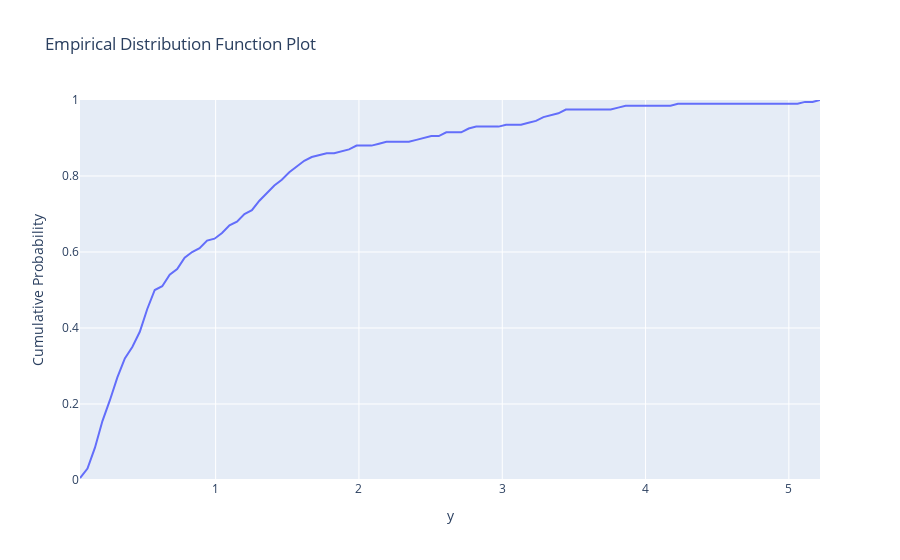
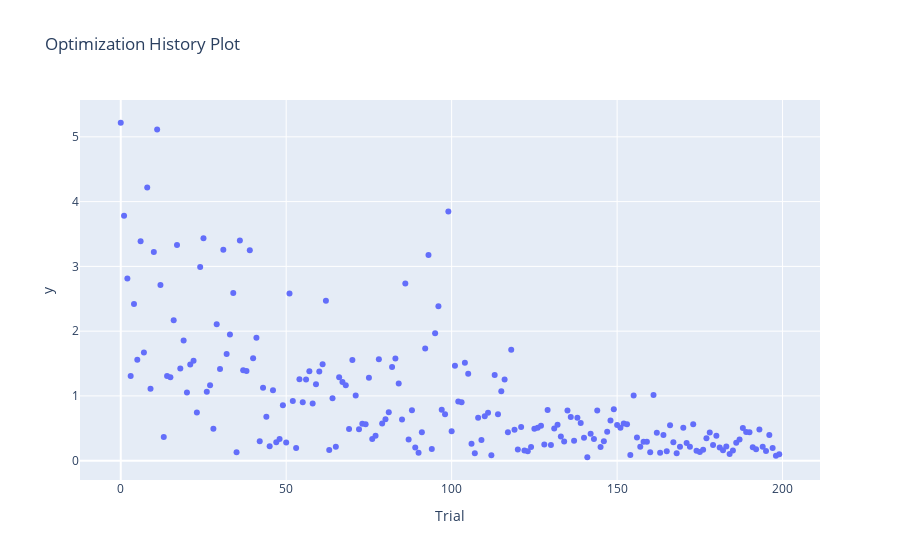
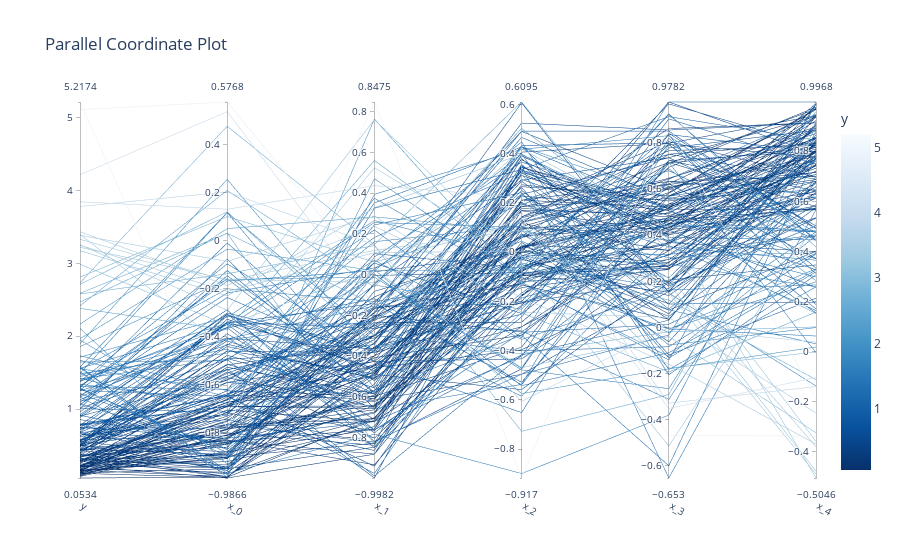
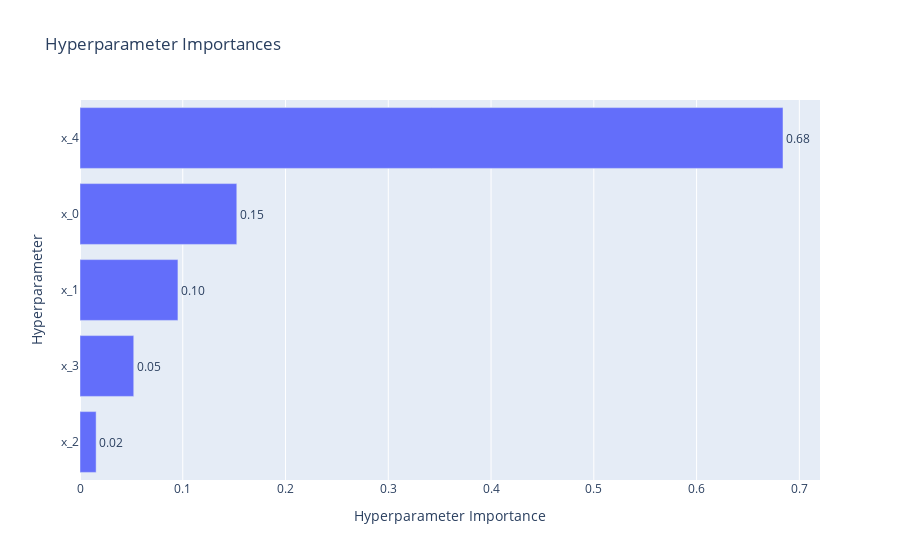

The notebook cell saved with these charts, in order:
### Markdown cell above
We further specify the parameters of our optimisation. [We will use the implementation of CMA-ES from the Optuna library to perform optimisation](https://optuna.org/).

We will run 200 optimisation trials, and treat this task as a single objective optimisation problem.

### Code cell
import optuna
optuna.logging.set_verbosity(optuna.logging.WARNING)

specification = OptimisationMethodModel(
	experiment_name="optuna_optimisation",
	parameter_spec=parameter_spec,
	observed_data=observed_df.y.values,
	method="cmaes",
	directions=["minimize"],
	output_labels=["y"],
	n_iterations=200,
    n_jobs=-1,
    verbose=False
)

calibrator = OptimisationMethod(
	calibration_func=objective, specification=specification, engine="optuna"
)
calibrator.specify().execute().analyze()

### Figure 1 — Plotly figure (JSON) as saved in the notebook; plotly's stock layout.template omitted (floating-point values rounded to 4 significant figures)
{"data": [{"mode": "lines", "name": "optuna_optimisation", "type": "scatter", "x": [0.05338, 0.1055, 0.1577, 0.2099, 0.262, 0.3142, 0.3664, 0.4185, 0.4707, 0.5228, 0.575, 0.6272, 0.6793, 0.7315, 0.7836, 0.8358, 0.888, 0.9401, 0.9923, 1.044, 1.097, 1.149, 1.201, 1.253, 1.305, 1.357, 1.41, 1.462, 1.514, 1.566, 1.618, 1.67, 1.723, 1.775, 1.827, 1.879, 1.931, 1.983, 2.036, 2.088, 2.14, 2.192, 2.244, 2.296, 2.348, 2.401, 2.453, 2.505, 2.557, 2.609, 2.661, 2.714, 2.766, 2.818, 2.87, 2.922, 2.974, 3.027, 3.079, 3.131, 3.183, 3.235, 3.287, 3.34, 3.392, 3.444, 3.496, 3.548, 3.6, 3.653, 3.705, 3.757, 3.809, 3.861, 3.913, 3.966, 4.018, 4.07, 4.122, 4.174, 4.226, 4.278, 4.331, 4.383, 4.435, 4.487, 4.539, 4.591, 4.644, 4.696, 4.748, 4.8, 4.852, 4.904, 4.957, 5.009, 5.061, 5.113, 5.165, 5.217], "y": [0.005, 0.03, 0.085, 0.155, 0.21, 0.27, 0.32, 0.35, 0.39, 0.45, 0.5, 0.51, 0.54, 0.555, 0.585, 0.6, 0.61, 0.63, 0.635, 0.65, 0.67, 0.68, 0.7, 0.71, 0.735, 0.755, 0.775, 0.79, 0.81, 0.825, 0.84, 0.85, 0.855, 0.86, 0.86, 0.865, 0.87, 0.88, 0.88, 0.88, 0.885, 0.89, 0.89, 0.89, 0.89, 0.895, 0.9, 0.905, 0.905, 0.915, 0.915, 0.915, 0.925, 0.93, 0.93, 0.93, 0.93, 0.935, 0.935, 0.935, 0.94, 0.945, 0.955, 0.96, 0.965, 0.975, 0.975, 0.975, 0.975, 0.975, 0.975, 0.975, 0.98, 0.985, 0.985, 0.985, 0.985, 0.985, 0.985, 0.985, 0.99, 0.99, 0.99, 0.99, 0.99, 0.99, 0.99, 0.99, 0.99, 0.99, 0.99, 0.99, 0.99, 0.99, 0.99, 0.99, 0.99, 0.995, 0.995, 1]}], "layout": {"title": {"text": "Empirical Distribution Function Plot"}, "xaxis": {"title": {"text": "y"}}, "yaxis": {"range": [0, 1], "title": {"text": "Cumulative Probability"}}}}

### Figure 2 — Plotly figure (JSON) as saved in the notebook; plotly's stock layout.template omitted (floating-point values rounded to 4 significant figures; data arrays with more than 128 entries replaced by an {"elided": "..."} marker saying what was removed)
{"data": [{"mode": "markers", "name": "y", "type": "scatter", "x": {"elided": "200 int values"}, "y": {"elided": "200 float values"}}, {"marker": {"color": "#cccccc"}, "mode": "markers", "name": "Infeasible Trial", "showlegend": false, "type": "scatter", "x": [], "y": []}], "layout": {"title": {"text": "Optimization History Plot"}, "xaxis": {"title": {"text": "Trial"}}, "yaxis": {"title": {"text": "y"}}}}

### Figure 3 — Plotly figure (JSON) as saved in the notebook; plotly's stock layout.template omitted (floating-point values rounded to 4 significant figures; data arrays with more than 128 entries replaced by an {"elided": "..."} marker saying what was removed)
{"data": [{"dimensions": [{"label": "y", "range": [0.05338, 5.217], "values": {"elided": "200 float values"}}, {"label": "x_0", "range": [-0.9866, 0.5768], "values": {"elided": "200 float values"}}, {"label": "x_1", "range": [-0.9982, 0.8475], "values": {"elided": "200 float values"}}, {"label": "x_2", "range": [-0.917, 0.6095], "values": {"elided": "200 float values"}}, {"label": "x_3", "range": [-0.653, 0.9782], "values": {"elided": "200 float values"}}, {"label": "x_4", "range": [-0.5046, 0.9968], "values": {"elided": "200 float values"}}], "labelangle": 30, "labelside": "bottom", "line": {"color": {"elided": "200 float values"}, "colorbar": {"title": {"text": "y"}}, "colorscale": [[0, "rgb(247,251,255)"], [0.125, "rgb(222,235,247)"], [0.25, "rgb(198,219,239)"], [0.375, "rgb(158,202,225)"], [0.5, "rgb(107,174,214)"], [0.625, "rgb(66,146,198)"], [0.75, "rgb(33,113,181)"], [0.875, "rgb(8,81,156)"], [1, "rgb(8,48,107)"]], "reversescale": true, "showscale": true}, "type": "parcoords"}], "layout": {"title": {"text": "Parallel Coordinate Plot"}}}

### Figure 4 — Plotly figure (JSON) as saved in the notebook; plotly's stock layout.template omitted (floating-point values rounded to 4 significant figures)
{"data": [{"cliponaxis": false, "hovertemplate": ["x_2 (FloatDistribution): 0.015696640236837006<extra></extra>", "x_3 (FloatDistribution): 0.05230862001923223<extra></extra>", "x_1 (FloatDistribution): 0.09530785840186266<extra></extra>", "x_0 (FloatDistribution): 0.15258671134965027<extra></extra>", "x_4 (FloatDistribution): 0.6841001699924177<extra></extra>"], "name": "y", "orientation": "h", "text": ["0.02", "0.05", "0.10", "0.15", "0.68"], "textposition": "outside", "type": "bar", "x": [0.0157, 0.05231, 0.09531, 0.1526, 0.6841], "y": ["x_2", "x_3", "x_1", "x_0", "x_4"]}], "layout": {"title": {"text": "Hyperparameter Importances"}, "xaxis": {"title": {"text": "Hyperparameter Importance"}}, "yaxis": {"title": {"text": "Hyperparameter"}}}}
